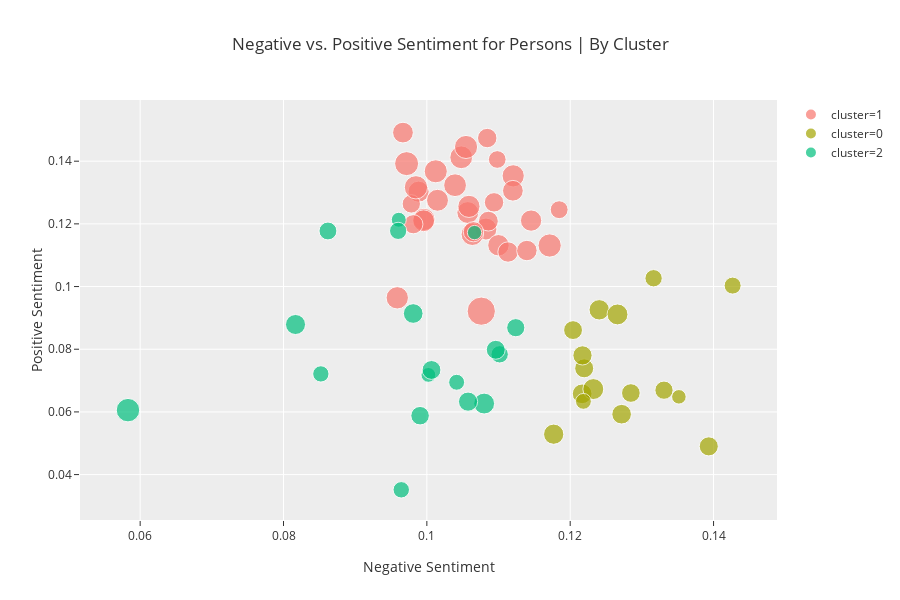

Notebook code cell kept with this figure:
### Markdown cell above
Redo charts, except coded by clusters!

### Code cell
px.scatter(data_frame=persons_cluster.reset_index()
           ,x='neg'
           ,y='pos'
           ,size='comment_length'
           ,color='cluster'
           ,template='ggplot2'
           ,title='Negative vs. Positive Sentiment for Persons | By Cluster'
           ,hover_name='person'
           ,labels={"neg":"Negative Sentiment"
                    ,"pos":"Positive Sentiment"
                    ,"comment_length":"Avg Comment Char Length"
                   }
#            ,color_discrete_map={'got':'orange','dems': 'blue'}
          )

### Figure 1 — Plotly figure (JSON) as saved in the notebook; plotly's stock layout.template omitted (floating-point values rounded to 4 significant figures)
{"data": [{"hoverlabel": {"namelength": 0}, "hovertemplate": "<b>%{hovertext}</b><br><br>cluster=1<br>Negative Sentiment=%{x}<br>Positive Sentiment=%{y}<br>Avg Comment Char Length=%{marker.size}", "hovertext": ["bran", "jon", "dany", "cersei", "tyrion", "sansa", "arya", "stannis", "varys", "jamie", "brienne", "jorah", "theon", "hound", "littlefinger", "joffrey", "mountain", "robb", "dragons", "melisandre", "bronn", "ramsey", "missandei", "grey worm", "ned", "catelyn", "robert", "tommen", "viserys", "euron", "oberyn", "gabbard"], "legendgroup": "cluster=1", "marker": {"color": "#F8766D", "size": [831.9, 797.0, 887.9, 865.0, 803.1, 837.0, 738.8, 653.4, 800.3, 822.1, 898.9, 715.5, 755.3, 628.3, 765.3, 520.9, 560.3, 902.6, 863.3, 825.5, 694.8, 629.9, 891.2, 717.2, 681.0, 698.2, 792.3, 614.8, 821.7, 958.5, 534.2, 1331.0], "sizemode": "area", "sizeref": 3.327, "symbol": "circle"}, "mode": "markers", "name": "cluster=1", "showlegend": true, "type": "scatter", "uid": "364ec07b-092e-44f2-96b8-e8ad2b42ed70", "x": [0.09587, 0.1057, 0.1012, 0.1048, 0.1082, 0.1063, 0.09885, 0.1086, 0.1015, 0.112, 0.1171, 0.112, 0.1145, 0.1094, 0.11, 0.1098, 0.09783, 0.09848, 0.1039, 0.09959, 0.1113, 0.1084, 0.1055, 0.09667, 0.1065, 0.114, 0.09955, 0.09811, 0.1059, 0.09718, 0.1185, 0.1076], "xaxis": "x", "y": [0.09641, 0.1236, 0.1368, 0.1412, 0.1183, 0.1167, 0.1303, 0.1209, 0.1275, 0.1353, 0.1131, 0.1306, 0.121, 0.1269, 0.1132, 0.1405, 0.1264, 0.1317, 0.1323, 0.1214, 0.111, 0.1474, 0.1445, 0.1491, 0.1175, 0.1115, 0.121, 0.1199, 0.1256, 0.1392, 0.1245, 0.09215], "yaxis": "y"}, {"hoverlabel": {"namelength": 0}, "hovertemplate": "<b>%{hovertext}</b><br><br>cluster=0<br>Negative Sentiment=%{x}<br>Positive Sentiment=%{y}<br>Avg Comment Char Length=%{marker.size}", "hovertext": ["davos", "samwell", "tormund", "margaery", "ygritte", "harris", "buttigieg", "warren", "inslee", "sanders", "bullock", "o'rourke", "bennet", "moulton", "swalwell", "yang"], "legendgroup": "cluster=0", "marker": {"color": "#A3A500", "size": [692.8, 591.8, 726.2, 481.6, 500.2, 601.0, 646.7, 579.5, 606.8, 617.3, 352.9, 729.1, 682.3, 420.0, 554.8, 641.2], "sizemode": "area", "sizeref": 3.327, "symbol": "circle"}, "mode": "markers", "name": "cluster=0", "showlegend": true, "type": "scatter", "uid": "d614f78f-4a18-47f1-9cdd-640c17ef6c51", "x": [0.124, 0.1204, 0.1266, 0.1427, 0.1316, 0.122, 0.1217, 0.1285, 0.1393, 0.1217, 0.1352, 0.1232, 0.1177, 0.1218, 0.1331, 0.1272], "xaxis": "x", "y": [0.09258, 0.0861, 0.09111, 0.1003, 0.1027, 0.0739, 0.06577, 0.06603, 0.049, 0.07803, 0.06481, 0.06729, 0.05288, 0.06336, 0.06693, 0.05926], "yaxis": "y"}, {"hoverlabel": {"namelength": 0}, "hovertemplate": "<b>%{hovertext}</b><br><br>cluster=2<br>Negative Sentiment=%{x}<br>Positive Sentiment=%{y}<br>Avg Comment Char Length=%{marker.size}", "hovertext": ["doran", "gilly", "gendry", "night_king", "jaqen", "hodor", "mance", "biden", "gillibrand", "hickenlooper", "klobuchar", "booker", "castro", "de blasio", "gravel", "messam", "delaney", "williamson"], "legendgroup": "cluster=2", "marker": {"color": "#00BF7D", "size": [532.2, 502.4, 643.9, 371.2, 668.4, 917.2, 493.2, 550.9, 727.3, 423.9, 570.3, 611.5, 598.2, 365.4, 342.6, 449.8, 592.2, 443.6], "sizemode": "area", "sizeref": 3.327, "symbol": "circle"}, "mode": "markers", "name": "cluster=2", "showlegend": true, "type": "scatter", "uid": "03c33b46-9201-42c9-b09a-131f4784b3eb", "x": [0.0862, 0.1102, 0.0981, 0.09608, 0.08168, 0.0583, 0.09599, 0.1124, 0.108, 0.1042, 0.09905, 0.1057, 0.1096, 0.1002, 0.1067, 0.09643, 0.1006, 0.08521], "xaxis": "x", "y": [0.1177, 0.07838, 0.0914, 0.1213, 0.08789, 0.06056, 0.1178, 0.08687, 0.06266, 0.06946, 0.05879, 0.06328, 0.07982, 0.07181, 0.1172, 0.03514, 0.07338, 0.07212], "yaxis": "y"}], "layout": {"grid": {"xaxes": ["x"], "xgap": 0.1, "xside": "bottom", "yaxes": ["y"], "ygap": 0.1, "yside": "left"}, "height": 600, "legend": {"itemsizing": "constant", "tracegroupgap": 0}, "title": {"text": "Negative vs. Positive Sentiment for Persons | By Cluster"}, "xaxis": {"title": {"text": "Negative Sentiment"}}, "yaxis": {"title": {"text": "Positive Sentiment"}}}}
